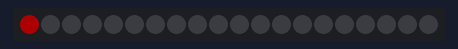
The sketch below on a simulated Arduino Uno, built with avr-gcc and run on an emulated ATmega328P. Parts: 20 RGB LEDs in strip order, left to right. Dim RGB values are drawn brighter than linear.

Above: at 0.1 s.
At 3.9 s:
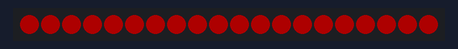
At 6.32 s:
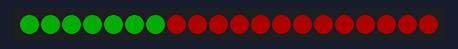
At 8.9 s:
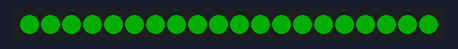
At 13.9 s:
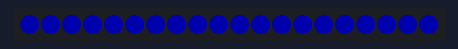
At 18.9 s:
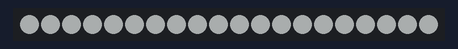

The sketch:

RGBWstrandtest.ino
```cpp
// NeoPixel test program showing use of the WHITE channel for RGBW
// pixels only (won't look correct on regular RGB NeoPixel strips).

#include <Adafruit_NeoPixel.h>
#ifdef __AVR__
 #include <avr/power.h> // Required for 16 MHz Adafruit Trinket
#endif

// Which pin on the Arduino is connected to the NeoPixels?
// On a Trinket or Gemma we suggest changing this to 1:
#define LED_PIN     6

// How many NeoPixels are attached to the Arduino?
#define LED_COUNT  20

// NeoPixel brightness, 0 (min) to 255 (max)
#define BRIGHTNESS 50

// Declare our NeoPixel strip object:
Adafruit_NeoPixel strip(LED_COUNT, LED_PIN, NEO_GRB + NEO_KHZ800);
// Argument 1 = Number of pixels in NeoPixel strip
// Argument 2 = Arduino pin number (most are valid)
// Argument 3 = Pixel type flags, add together as needed:
//   NEO_KHZ800  800 KHz bitstream (most NeoPixel products w/WS2812 LEDs)
//   NEO_KHZ400  400 KHz (classic 'v1' (not v2) FLORA pixels, WS2811 drivers)
//   NEO_GRB     Pixels are wired for GRB bitstream (most NeoPixel products)
//   NEO_RGB     Pixels are wired for RGB bitstream (v1 FLORA pixels, not v2)
//   NEO_RGBW    Pixels are wired for RGBW bitstream (NeoPixel RGBW products)

void setup() {
  // These lines are specifically to support the Adafruit Trinket 5V 16 MHz.
  // Any other board, you can remove this part (but no harm leaving it):
#if defined(__AVR_ATtiny85__) && (F_CPU == 16000000)
  clock_prescale_set(clock_div_1);
#endif
  // END of Trinket-specific code.

  strip.begin();           // INITIALIZE NeoPixel strip object (REQUIRED)
  strip.show();            // Turn OFF all pixels ASAP
  strip.setBrightness(50); // Set BRIGHTNESS to about 1/5 (max = 255)
}

void loop() {
  // Fill along the length of the strip in various colors...int
  for (int i = 200; i>0; i-=10){
    colorWipe(strip.Color(255,   0,   0)    , i); // Red
    delay(1000);
    colorWipe(strip.Color(  0, 255,   0)    , i); // Green
    delay(1000);
    colorWipe(strip.Color(  0,   0, 255)    , i); // Blue
    delay(1000);
    colorWipe(strip.Color(250, 255, 255)    , i); // white
    delay(1000);
    //whiteOverRainbow(75, 5);
    //delay(2000);
    //pulseWhite(5);
    //delay(2000);
    rainbowFade2White(30, 5);
  }
}

// Fill strip pixels one after another with a color. Strip is NOT cleared
// first; anything there will be covered pixel by pixel. Pass in color
// (as a single 'packed' 32-bit value, which you can get by calling
// strip.Color(red, green, blue) as shown in the loop() function above),
// and a delay time (in milliseconds) between pixels.
void colorWipe(uint32_t color, int wait) {
  for(int i=0; i<strip.numPixels(); i++) { // For each pixel in strip...
    strip.setPixelColor(i, color);         //  Set pixel's color (in RAM)
    strip.show();                          //  Update strip to match
    delay(wait);                           //  Pause for a moment
  }
}

void whiteOverRainbow(int whiteSpeed, int whiteLength) {

  if(whiteLength >= strip.numPixels()) whiteLength = strip.numPixels() - 1;

  int      head          = whiteLength - 1;
  int      tail          = 0;
  int      loops         = 3;
  int      loopNum       = 0;
  uint32_t lastTime      = millis();
  uint32_t firstPixelHue = 0;

  for(;;) { // Repeat forever (or until a 'break' or 'return')
    for(int i=0; i<strip.numPixels(); i++) {  // For each pixel in strip...
      if(((i >= tail) && (i <= head)) ||      //  If between head & tail...
         ((tail > head) && ((i >= tail) || (i <= head)))) {
        strip.setPixelColor(i, strip.Color(0, 0, 0, 255)); // Set white
      } else {                                             // else set rainbow
        int pixelHue = firstPixelHue + (i * 65536L / strip.numPixels());
        strip.setPixelColor(i, strip.gamma32(strip.ColorHSV(pixelHue)));
      }
    }

    strip.show(); // Update strip with new contents
    // There's no delay here, it just runs full-tilt until the timer and
    // counter combination below runs out.

    firstPixelHue += 40; // Advance just a little along the color wheel

    if((millis() - lastTime) > whiteSpeed) { // Time to update head/tail?
      if(++head >= strip.numPixels()) {      // Advance head, wrap around
        head = 0;
        if(++loopNum >= loops) return;
      }
      if(++tail >= strip.numPixels()) {      // Advance tail, wrap around
        tail = 0;
      }
      lastTime = millis();                   // Save time of last movement
    }
  }
}

void pulseWhite(uint8_t wait) {
  for(int j=0; j<256; j++) { // Ramp up from 0 to 255
    // Fill entire strip with white at gamma-corrected brightness level 'j':
    strip.fill(strip.Color(0, 0, 0, strip.gamma8(j)));
    strip.show();
    delay(wait);
  }

  for(int j=255; j>=0; j--) { // Ramp down from 255 to 0
    strip.fill(strip.Color(0, 0, 0, strip.gamma8(j)));
    strip.show();
    delay(wait);
  }
}

void rainbowFade2White(int wait, int rainbowLoops) {
  int fadeVal=0, fadeMax=100;

  // Hue of first pixel runs 'rainbowLoops' complete loops through the color
  // wheel. Color wheel has a range of 65536 but it's OK if we roll over, so
  // just count from 0 to rainbowLoops*65536, using steps of 256 so we
  // advance around the wheel at a decent clip.
  for(int i = 0; i <= rainbowLoops; i++){
    for(uint32_t firstPixelHue = 0; firstPixelHue < rainbowLoops*65536;
      firstPixelHue += 256) {

      for(int i=0; i<strip.numPixels(); i++) { // For each pixel in strip...

        // Offset pixel hue by an amount to make one full revolution of the
        // color wheel (range of 65536) along the length of the strip
        // (strip.numPixels() steps):
        uint32_t pixelHue = firstPixelHue + (i * 65536L / strip.numPixels());

        // strip.ColorHSV() can take 1 or 3 arguments: a hue (0 to 65535) or
        // optionally add saturation and value (brightness) (each 0 to 255).
        // Here we're using just the three-argument variant, though the
        // second value (saturation) is a constant 255.
        strip.setPixelColor(i, strip.gamma32(strip.ColorHSV(pixelHue, 255,
          255 * fadeVal / fadeMax)));
      }
      strip.show();
      delay(wait);
      if(firstPixelHue < 65536) {                              // First loop,
        if(fadeVal < fadeMax) fadeVal++;                       // fade in
      } else if(firstPixelHue >= ((rainbowLoops-1) * 65536)) { // Last loop,
        if(fadeVal > 0) fadeVal--;                             // fade out
      } else {
        fadeVal = fadeMax; // Interim loop, make sure fade is at max
      }
    }
  }
  delay(500); // Pause 1/2 second
}
```

Measured:
- what the display in image 5 shows lasts 1.2 s, from 18.9 s to 20.1 s
